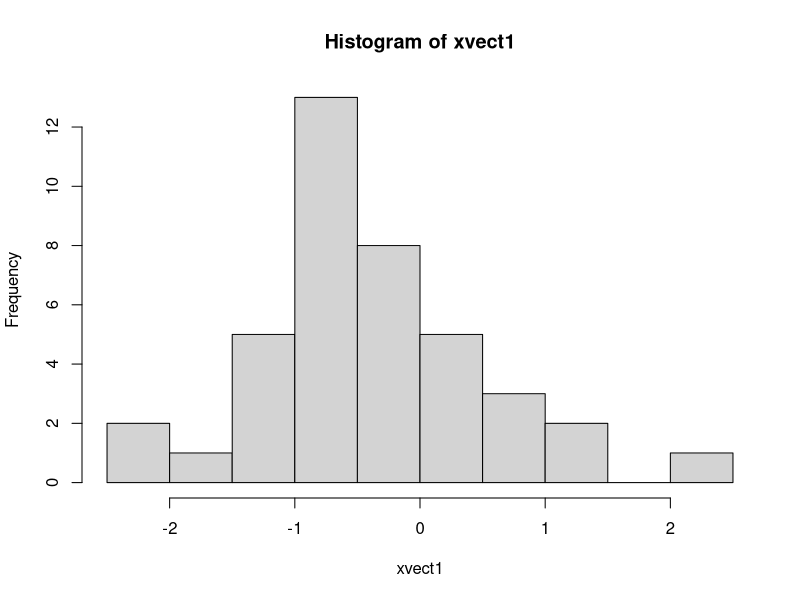
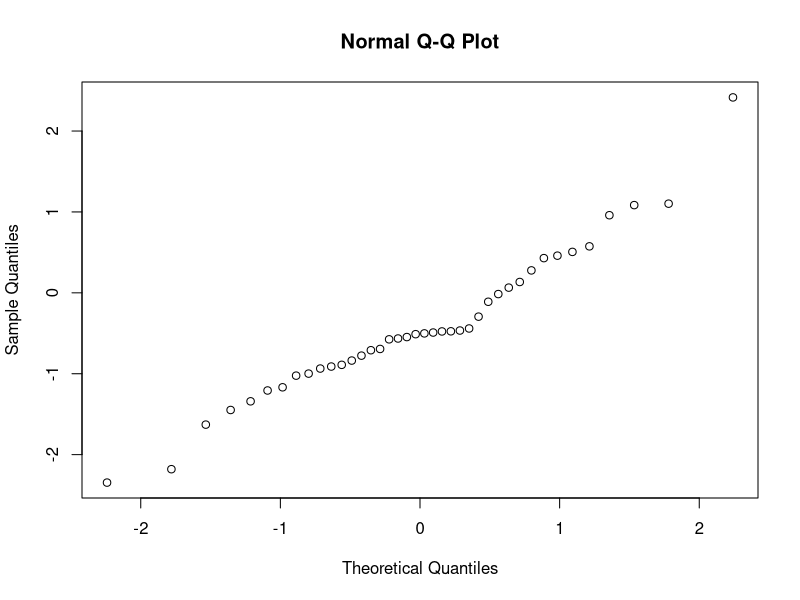
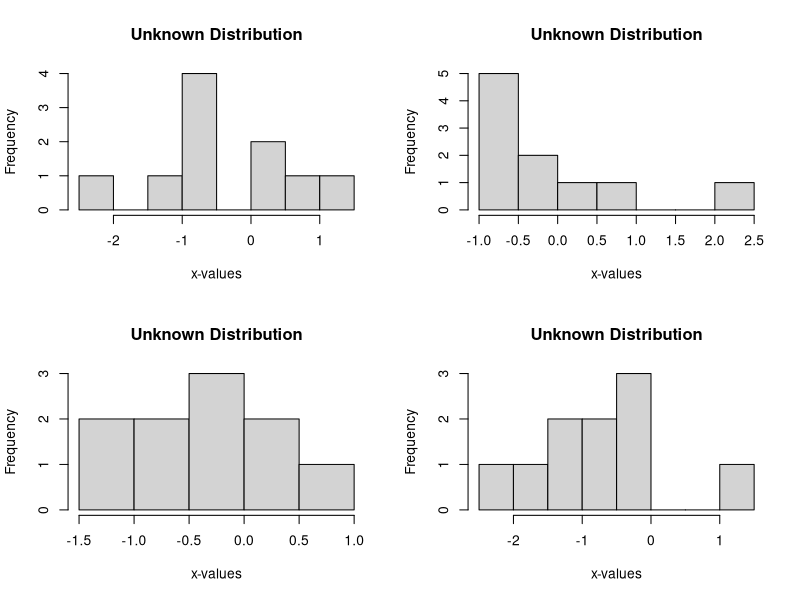
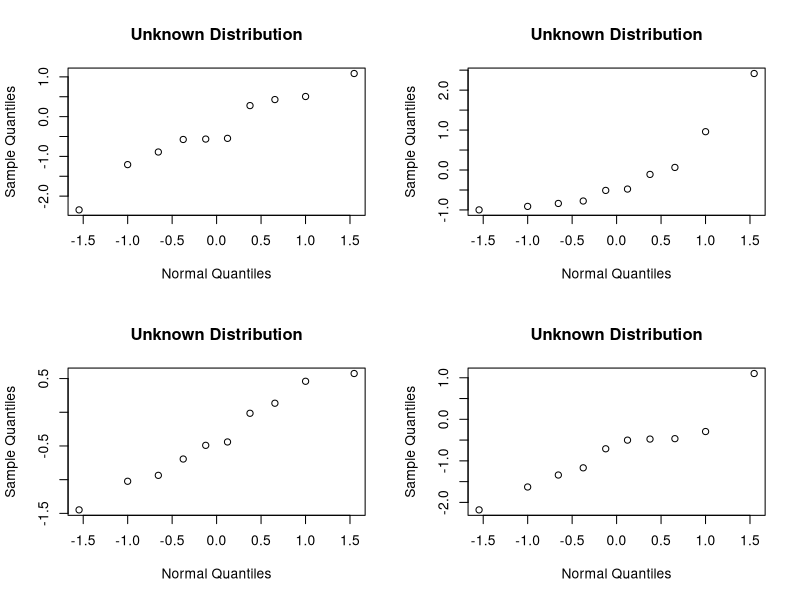

R code for these plots, in order:
jpeg("Chapter5_unknown_hist.jpg")

par(mfrow = c(2, 2))
set.seed(1234)
xvect1 = NULL

for(i in 1:4)
{
  x = rnorm(10)
  xvect1 = c(xvect1, x)
  hist(x, main = "Unknown Distribution",
    xlab = "x-values")
}

dev.off()


jpeg("Chapter5_unknown_qqplot.jpg")

par(mfrow = c(2, 2))
set.seed(1234)
xvect2 = NULL

for(i in 1:4)
{
  x = rnorm(10)
  xvect2 = c(xvect2, x)
  qqnorm(x, main = "Unknown Distribution",
    xlab = "Normal Quantiles")
}

dev.off()


# Plot all data combined

par(mfrow = c(1, 1))
hist(xvect1)

par(mfrow = c(1, 1))
qqnorm(xvect2)
